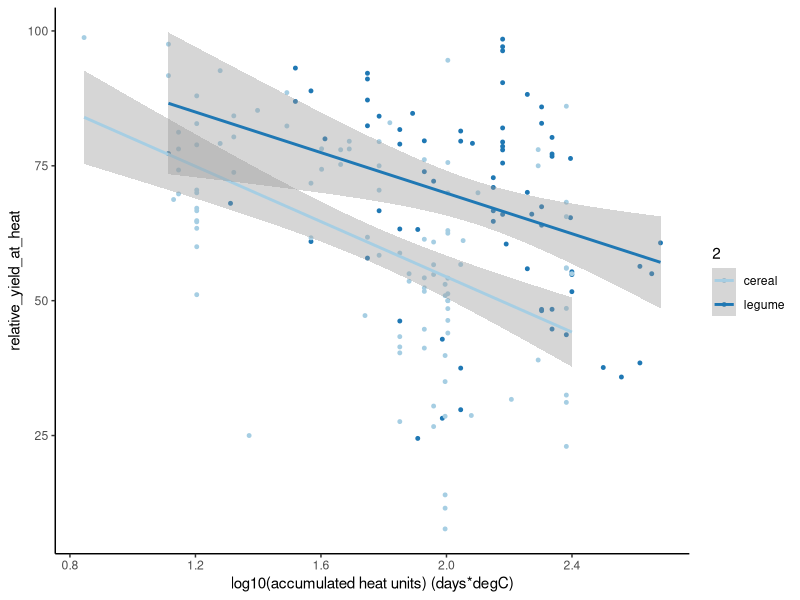
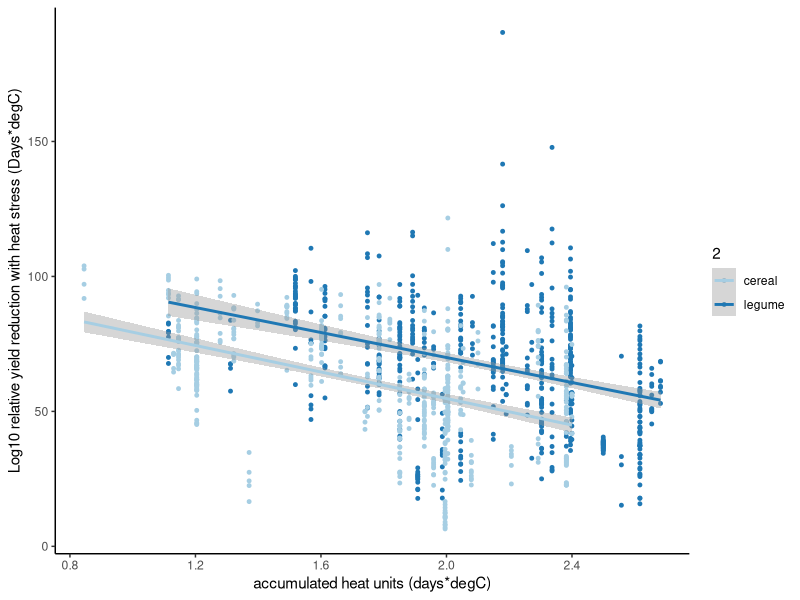
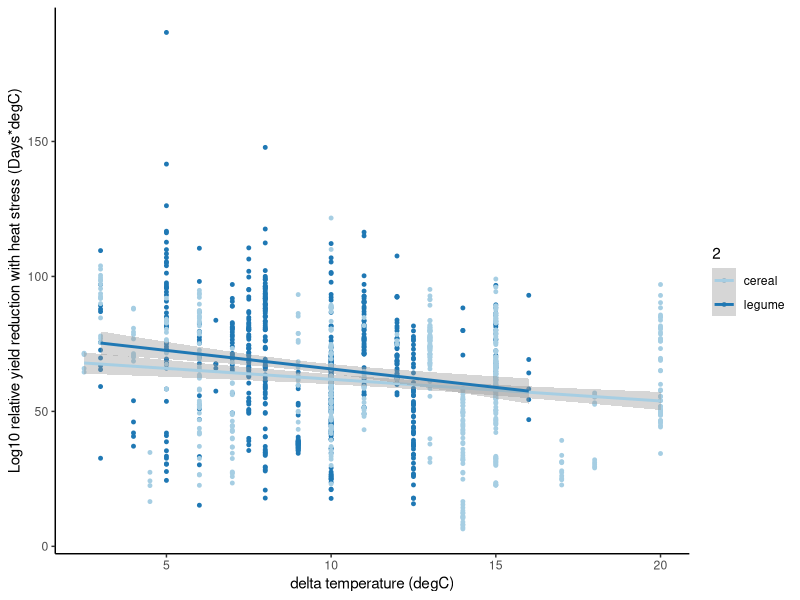
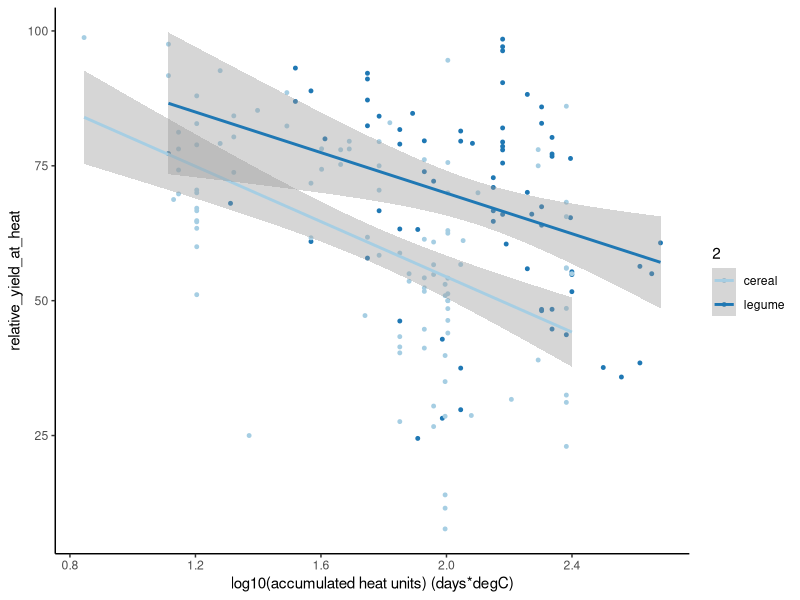
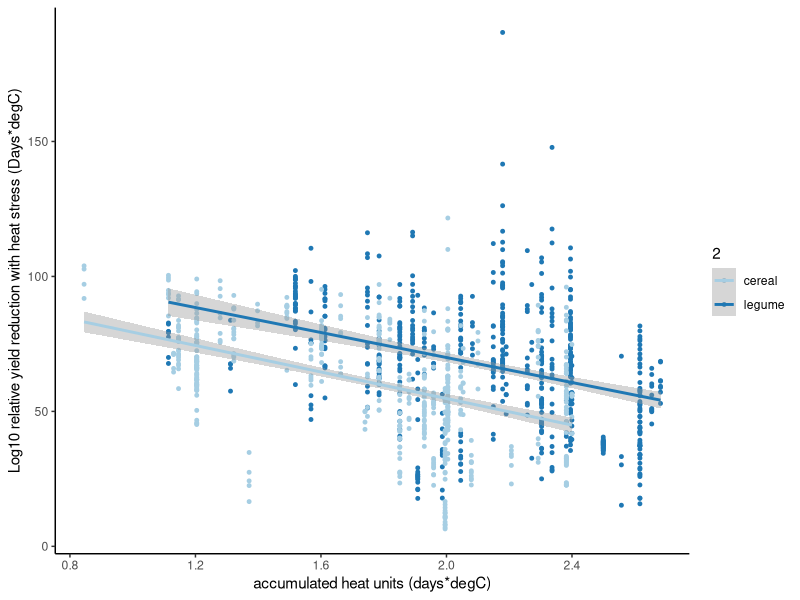
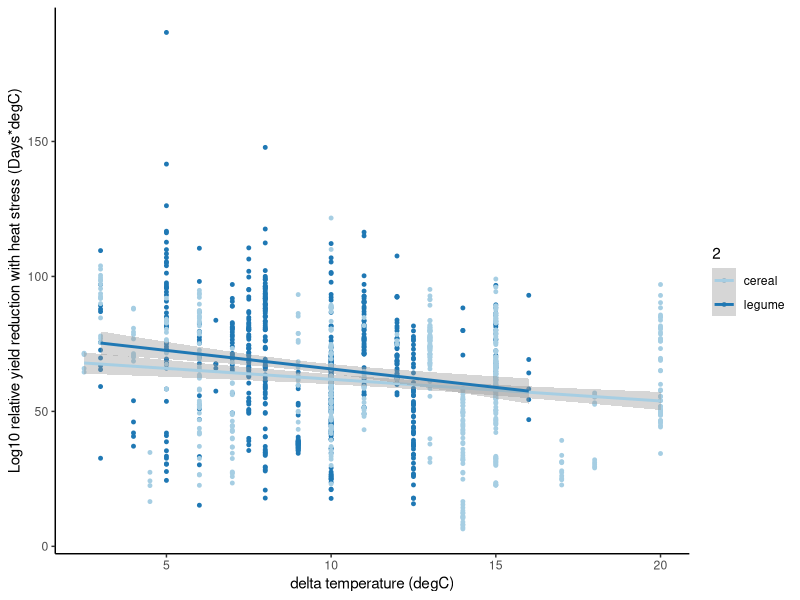

Reproduce these figures in R, in order. (Note: this script raises an error after producing the figures.)
## ---- chunk 1
knitr::opts_knit$set(root.dir = '~/Dropbox/Itay_paper/')
library(tidyverse)
library(vegan)
library(data.table)
## ---- chunk 2
pts <- read.csv("photosynthesis.csv", header = T)
cer <- read.csv("cereals.csv", header = T) %>%
  filter(!is.na(relative_yield_at_heat)) %>%
  filter(!is.na(accumulated_heat_units)) %>%
  filter(accumulated_heat_units > 0) %>%
  mutate(across(-1, as.numeric))
leg <- read.csv("legumes.csv", header = T) %>%
  filter(!is.na(relative_yield_at_heat)) %>%
  filter(!is.na(accumulated_heat_units)) %>%
  filter(accumulated_heat_units > 0) %>%
  mutate(across(-1, as.numeric))

summary(lm(cer$relative_yield_at_heat ~ log10(1+cer$accumulated_heat_units)))
# p<0.001, adj. R^2=0.25

summary(lm(leg$relative_yield_at_heat ~ log10(1+leg$accumulated_heat_units)))
# p<0.001, adj. R^2=0.14
## ---- chunk 3
# Generate dummy data by mean and sd
rnorm2 <- function(n,mean,sd) { mean+sd*scale(rnorm(n)) }

l <- list()
for (r in 1:nrow(cer)) {
  l[[r]] <- data.frame(cbind(rep(cer$crop_name[r], cer$n[r]), rep(cer$T_optimal[r], cer$n[r]), rep(cer$T_stress[r], cer$n[r]), rnorm2(cer$n[r], cer$yield_control[r], cer$sd_control[r]), rnorm2(cer$n[r], cer$yield_heat[r], cer$sd_heat[r]), rep(cer$Duration_of_the_stress[r], cer$n[r])))
}
cer_dmy <- rbindlist(l)
colnames(cer_dmy) <- c("crop_name", "T_optimal", "T_stress", "yield_control", "yield_heat", "Duration_of_stress")
cer_dmy <- cer_dmy %>%
  mutate_at(2:6, as.numeric) %>%
  mutate(relative_yield_at_heat = (1-(yield_control-yield_heat)/yield_control)*100) %>%
  mutate(delta_temp = (T_stress-T_optimal)) %>%
  mutate(accumulated_heat_units = delta_temp * Duration_of_stress)

l <- list()
for (r in 1:nrow(leg)) {
  l[[r]] <- data.frame(cbind(rep(leg$crop_name[r], leg$n[r]), rep(leg$T_optimal[r], leg$n[r]), rep(leg$T_stress[r], leg$n[r]), rnorm2(leg$n[r], leg$yield_control[r], leg$sd_control[r]), rnorm2(leg$n[r], leg$yield_heat[r], leg$sd_heat[r]), rep(leg$Duration_of_the_stress[r], leg$n[r])))
}
leg_dmy <- rbindlist(l)
colnames(leg_dmy) <- c("crop_name", "T_optimal", "T_stress", "yield_control", "yield_heat", "Duration_of_stress")
leg_dmy <- leg_dmy %>%
  mutate_at(2:6, as.numeric) %>%
  mutate(relative_yield_at_heat = (1-(yield_control-yield_heat)/yield_control)*100) %>%
  mutate(delta_temp = (T_stress-T_optimal)) %>%
  mutate(accumulated_heat_units = delta_temp * Duration_of_stress)

summary(lm(cer_dmy$relative_yield_at_heat ~ log10(1+cer_dmy$accumulated_heat_units)))
# p<0.001, adj. R^2=0.23

summary(lm(leg_dmy$relative_yield_at_heat ~ log10(1+leg_dmy$accumulated_heat_units)))
# p<0.001, adj. R^2=0.14
## ---- chunk 4
# Generating yield reduction as a function of log transformed accumulated heat time figures

# Single data point per study
leg <- leg %>%
  add_column(gen_type="legume", .before=1)
cer <- cer %>%
  add_column(gen_type="cereal", .before=1)
crops <- bind_rows(leg, cer)
crops <- crops %>%
  filter(accumulated_heat_units<500) %>%
  mutate(accumulated_heat_units_log = log10(1+accumulated_heat_units))
ggplot(data = crops, aes(x=accumulated_heat_units_log, y=relative_yield_at_heat, color=gen_type, group=gen_type)) +
  geom_point(size=1) + 
  theme_classic() + 
  scale_color_brewer(2, palette = "Paired") + 
  geom_smooth(method='lm', formula= y~x) +
  xlab("log10(accumulated heat units) (days*degC)")
ggsave("yield_vs_acc_heat_max500.pdf")

# Dummy data frame
leg_dmy <- leg_dmy %>%
  add_column(gen_type="legume", .before=1)
cer_dmy <- cer_dmy %>%
  add_column(gen_type="cereal", .before=1)
crops <- bind_rows(leg_dmy, cer_dmy)
crops <- crops %>%
  filter(accumulated_heat_units<500) %>%
  mutate(accumulated_heat_units_log = log10(1+accumulated_heat_units))
ggplot(data = crops, aes(x=accumulated_heat_units_log, y=relative_yield_at_heat, color=gen_type, group=gen_type)) +
  geom_point(size=1) + 
  theme_classic() + 
  scale_color_brewer(2, palette = "Paired") + 
  geom_smooth(method='lm', formula= y~x) +
  xlab("accumulated heat units (days*degC)") + 
  ylab("Log10 relative yield reduction with heat stress (Days*degC)")
ggsave("yield_vs_acc_heat_dummy_new_max500.pdf")

crops <- crops %>%
  mutate(delta_temp = T_stress - T_optimal)
ggplot(data = crops, aes(x=delta_temp, y=relative_yield_at_heat, color=gen_type, group=gen_type)) +
  geom_point(size=1) + 
  theme_classic() + 
  scale_color_brewer(2, palette = "Paired") + 
  geom_smooth(method='lm', formula= y~x) +
  xlab("delta temperature (degC)") + 
  ylab("Log10 relative yield reduction with heat stress (Days*degC)")
ggsave("yield_vs_delta_temp_dummy_new_max500.pdf")

crops_melt <- reshape2::melt(crops, id.vars=c("gen_type", "delta_temp"), measure.vars = "relative_yield_at_heat") %>%
  select(-variable) %>%
  rename("value" = "relative_yield_at_heat")

crops_lm <- lm(relative_yield_at_heat ~ gen_type*delta_temp, data=crops_melt)
summary(crops_lm)
# gen_type:delta_temp p = 0.15
## ---- chunk 5
# Photosynthesis under stress
summary(lm(pts$relative.reduction.in.PS~pts$t.above.optimal*pts$crop_type))
# p(temp) NS, p(croptype) = 0.02, p(interaction)=0.064, R^2=22%

temp <- pts[pts$crop_type=="legumes",]
summary(lm(formula = temp$relative.reduction.in.PS ~ temp$t.above.optimal))
# p<0.001, R^2=44%

temp <- pts[pts$crop_type=="cereals",]
summary(lm(formula = temp$relative.reduction.in.PS ~ temp$t.above.optimal))
# p=0.2, R^2=1%

ggplot(data=pts, aes(x=t.above.optimal, y=relative.reduction.in.PS, group=crop_type, color=crop_type)) + 
  geom_point(size=1)+ 
  theme_classic() + 
  scale_color_brewer(2, palette = "Paired") + 
  geom_smooth(method='lm', formula = y~x) + 
  ylab("Reduction in photosynthesis") + 
  xlab("Temperature above optimal (degC)")
ggsave("photosynthesis_by_t.above.opt_bycrop.pdf")
## ---- chunk 6
# Data representation
ggplot(data=crops, aes(x=Duration_of_stress, y=delta_temp, group=gen_type, color=gen_type)) + 
  geom_point(size=1) + 
  theme_classic() + 
  xlab("Duration of stress (Days)") + 
  ylab("Delta tempature (degC)") + 
  scale_color_brewer(2, palette = "Paired")
ggsave("delta_temp_vs_duration_new.pdf")
